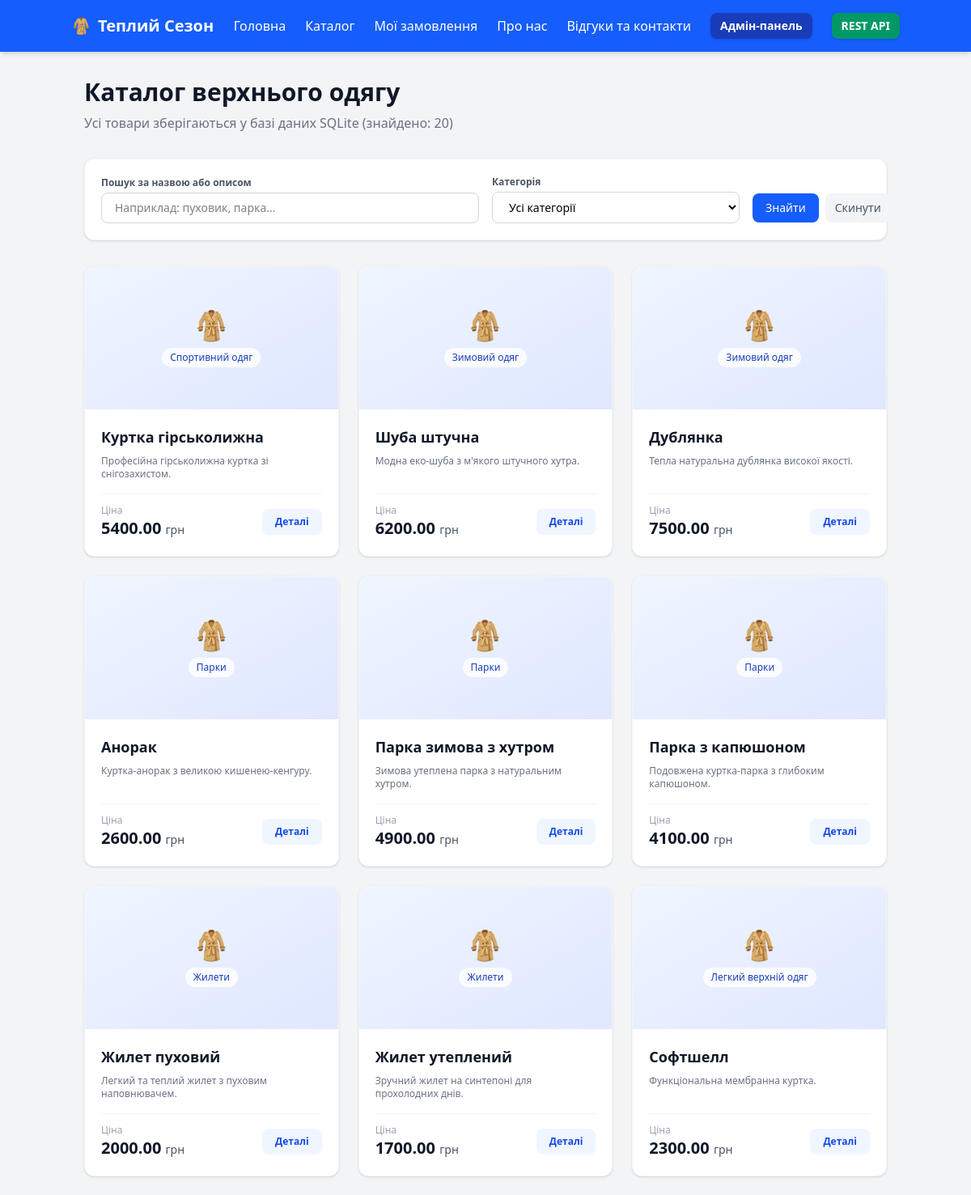
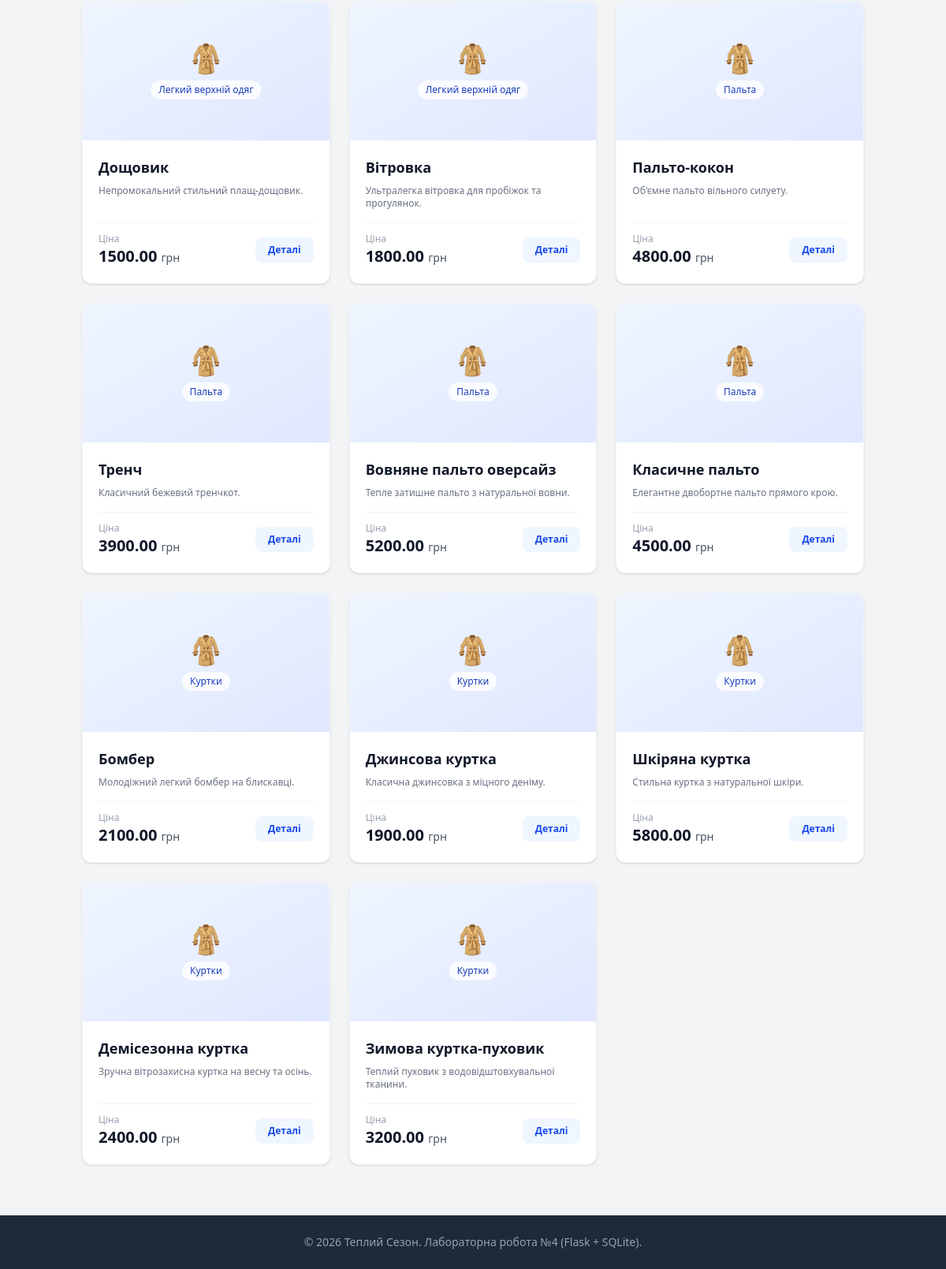
Page /shop on the committed database (2 pictures, top to bottom).
### tables this page shows
CREATE TABLE products (
                id INTEGER PRIMARY KEY AUTOINCREMENT,
                name TEXT NOT NULL,
                category TEXT NOT NULL,
                price REAL NOT NULL,
                description TEXT,
                created_at TIMESTAMP DEFAULT CURRENT_TIMESTAMP
            );

### routes/shop.py (the view)
@shop_bp.route('/shop')
def shop():
    category = request.args.get('category', 'all')
    search = request.args.get('search', '').strip()
    items = models.get_all_products(category=category, search=search)
    categories = models.get_categories()
    return render_template(
        'shop.html',
        items=items,
        categories=categories,
        current_category=category,
        search_query=search
    )

### models.py (called while the page is built)
def get_db():
    if 'db' not in g:
        g.db = sqlite3.connect(
            current_app.config['DATABASE'],
            detect_types=sqlite3.PARSE_DECLTYPES
        )
        g.db.row_factory = sqlite3.Row
        g.db.execute('PRAGMA foreign_keys = ON;')
    return g.db

def get_all_products(category=None, search=None):
    db = get_db()
    query = 'SELECT * FROM products WHERE 1=1'
    params = []
    if category and category != 'all':
        query += ' AND category = ?'
        params.append(category)
    if search:
        query += ' AND (name LIKE ? OR description LIKE ?)'
        search_pattern = f'%{search}%'
        params.extend([search_pattern, search_pattern])
    query += ' ORDER BY id DESC;'
    return db.execute(query, params).fetchall()

def get_categories():
    db = get_db()
    rows = db.execute('SELECT DISTINCT category FROM products ORDER BY category;').fetchall()
    return [row['category'] for row in rows]

### templates/shop.html (shortened to what this page needs)
{% extends "base.html" %}
{% block content %}
<div class="mb-8">
    <h1 class="text-3xl font-extrabold text-gray-900 mb-2">Каталог верхнього одягу</h1>
    <p class="text-gray-500">Усі товари зберігаються у базі даних SQLite (знайдено: {{ items|length }})</p>
</div>
<div class="bg-white p-5 rounded-xl shadow-sm border border-gray-100 mb-8">
    <form method="GET" action="{{ url_for('shop_bp.shop') }}" class="grid grid-cols-1 md:grid-cols-12 gap-4 items-center">
        <div class="md:col-span-6">
            <label class="block text-xs font-semibold text-gray-600 mb-1">Пошук за назвою або описом</label>
            <input type="text" name="search" value="{{ search_query }}" placeholder="Наприклад: пуховик, парка..."
                   class="w-full px-4 py-2 border border-gray-300 rounded-lg focus:ring-2 focus:ring-blue-500 focus:outline-none text-sm">
        </div>
        <div class="md:col-span-4">
            <label class="block text-xs font-semibold text-gray-600 mb-1">Категорія</label>
            <select name="category" class="w-full px-4 py-2 border border-gray-300 rounded-lg focus:ring-2 focus:ring-blue-500 focus:outline-none text-sm bg-white">
                <option value="all" {% if current_category == 'all' %}selected{% endif %}>Усі категорії</option>
            </select>
        </div>
        <div class="md:col-span-2 flex gap-2 pt-5">
            <button type="submit" class="w-full bg-blue-600 hover:bg-blue-700 text-white py-2 px-4 rounded-lg font-medium text-sm transition">
                Знайти
            </button>
            <a href="{{ url_for('shop_bp.shop') }}" class="bg-gray-100 hover:bg-gray-200 text-gray-600 py-2 px-3 rounded-lg text-sm text-center transition">
                Скинути
            </a>
        </div>
    </form>
</div>
{% if items %}
<div class="grid grid-cols-1 sm:grid-cols-2 lg:grid-cols-3 xl:grid-cols-4 gap-6">
    {% for item in items %}
    <div class="bg-white rounded-xl shadow-sm hover:shadow-lg transition duration-200 border border-gray-100 overflow-hidden flex flex-col">
        <div class="h-44 bg-gradient-to-br from-blue-50 to-indigo-100 flex flex-col items-center justify-center text-blue-600 relative p-4">
            <span class="text-4xl mb-2">🧥</span>
            <span class="text-xs bg-white/80 px-2.5 py-1 rounded-full font-medium text-blue-800 backdrop-blur-sm">{{ item.category }}</span>
        </div>
        <div class="p-5 flex flex-col flex-grow">
            <h2 class="font-bold text-gray-900 text-lg mb-2">{{ item.name }}</h2>
            <p class="text-gray-500 text-xs mb-4 flex-grow line-clamp-3">{{ item.description or 'Опис товару незабаром з\'явиться.' }}</p>
            <div class="flex items-center justify-between pt-3 border-t border-gray-100 mt-auto">
                <div>
                    <span class="text-xs text-gray-400 block">Ціна</span>
                    <span class="text-xl font-bold text-gray-900">{{ "%.2f"|format(item.price) }} <span class="text-sm font-normal text-gray-600">грн</span></span>
                </div>
                <a href="{{ url_for('shop_bp.product_detail', product_id=item.id) }}" class="bg-blue-50 hover:bg-blue-100 text-blue-700 font-semibold px-4 py-2 rounded-lg text-xs transition">
                    Деталі
                </a>
            </div>
        </div>
    </div>
    {% endfor %}
</div>
{% endif %}
{% endblock %}

### rows in the picture
products: category "Спортивний одяг", name "Куртка гірськолижна", description "Професійна гірськолижна куртка зі снігозахистом.", price "5400.00"
products: category "Зимовий одяг", name "Шуба штучна", description "Модна еко-шуба з м'якого штучного хутра.", price "6200.00"
products: category "Зимовий одяг", name "Дублянка", description "Тепла натуральна дублянка високої якості.", price "7500.00"
products: category "Парки", name "Анорак", description "Куртка-анорак з великою кишенею-кенгуру.", price "2600.00"
products: category "Парки", name "Парка зимова з хутром", description "Зимова утеплена парка з натуральним хутром.", price "4900.00"
products: category "Парки", name "Парка з капюшоном", description "Подовжена куртка-парка з глибоким капюшоном.", price "4100.00"
products: category "Жилети", name "Жилет пуховий", description "Легкий та теплий жилет з пуховим наповнювачем.", price "2000.00"
products: category "Жилети", name "Жилет утеплений", description "Зручний жилет на синтепоні для прохолодних днів.", price "1700.00"
products: category "Легкий верхній одяг", name "Софтшелл", description "Функціональна мембранна куртка.", price "2300.00"
products: category "Легкий верхній одяг", name "Дощовик", description "Непромокальний стильний плащ-дощовик.", price "1500.00"
products: category "Легкий верхній одяг", name "Вітровка", description "Ультралегка вітровка для пробіжок та прогулянок.", price "1800.00"
products: category "Пальта", name "Пальто-кокон", description "Об'ємне пальто вільного силуету.", price "4800.00"
products: category "Пальта", name "Тренч", description "Класичний бежевий тренчкот.", price "3900.00"
products: category "Пальта", name "Вовняне пальто оверсайз", description "Тепле затишне пальто з натуральної вовни.", price "5200.00"
products: category "Пальта", name "Класичне пальто", description "Елегантне двобортне пальто прямого крою.", price "4500.00"
products: category "Куртки", name "Бомбер", description "Молодіжний легкий бомбер на блискавці.", price "2100.00"
products: category "Куртки", name "Джинсова куртка", description "Класична джинсовка з міцного деніму.", price "1900.00"
products: category "Куртки", name "Шкіряна куртка", description "Стильна куртка з натуральної шкіри.", price "5800.00"
products: category "Куртки", name "Демісезонна куртка", description "Зручна вітрозахисна куртка на весну та осінь.", price "2400.00"
products: category "Куртки", name "Зимова куртка-пуховик", description "Теплий пуховик з водовідштовхувальної тканини.", price "3200.00"

### other values in the picture
{{ items|length }} "20"
